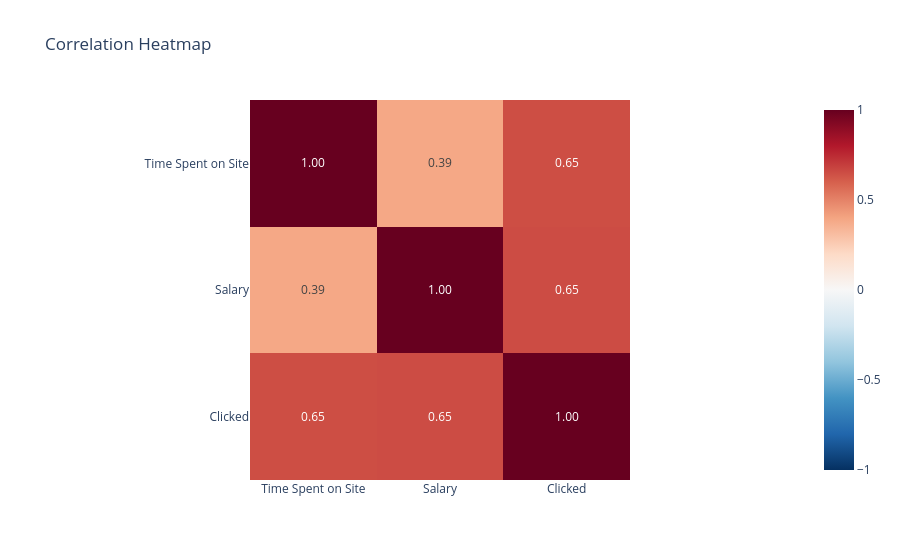

Here is the notebook cell this chart was saved with:
### Code cell
# Correlation only works on numeric columns
corr = df.corr(numeric_only=True)

fig = px.imshow(corr, text_auto='.2f', color_continuous_scale='RdBu_r', zmin=-1, zmax=1,
                title='Correlation Heatmap')
fig.show()

### Figure 1 — Plotly figure (JSON) as saved in the notebook; plotly's stock layout.template omitted (floating-point values rounded to 4 significant figures)
{"data": [{"coloraxis": "coloraxis", "hovertemplate": "x: %{x}<br>y: %{y}<br>color: %{z}<extra></extra>", "name": "0", "texttemplate": "%{z:.2f}", "type": "heatmap", "x": ["Time Spent on Site", "Salary", "Clicked"], "xaxis": "x", "y": ["Time Spent on Site", "Salary", "Clicked"], "yaxis": "y", "z": [[1.0, 0.3883, 0.6508], [0.3883, 1.0, 0.6547], [0.6508, 0.6547, 1.0]]}], "layout": {"coloraxis": {"autocolorscale": false, "cmax": 1, "cmin": -1, "colorscale": [[0.0, "rgb(5,48,97)"], [0.1, "rgb(33,102,172)"], [0.2, "rgb(67,147,195)"], [0.3, "rgb(146,197,222)"], [0.4, "rgb(209,229,240)"], [0.5, "rgb(247,247,247)"], [0.6, "rgb(253,219,199)"], [0.7, "rgb(244,165,130)"], [0.8, "rgb(214,96,77)"], [0.9, "rgb(178,24,43)"], [1.0, "rgb(103,0,31)"]]}, "title": {"text": "Correlation Heatmap"}, "xaxis": {"anchor": "y", "constrain": "domain", "domain": [0.0, 1.0], "scaleanchor": "y"}, "yaxis": {"anchor": "x", "autorange": "reversed", "constrain": "domain", "domain": [0.0, 1.0]}}}
